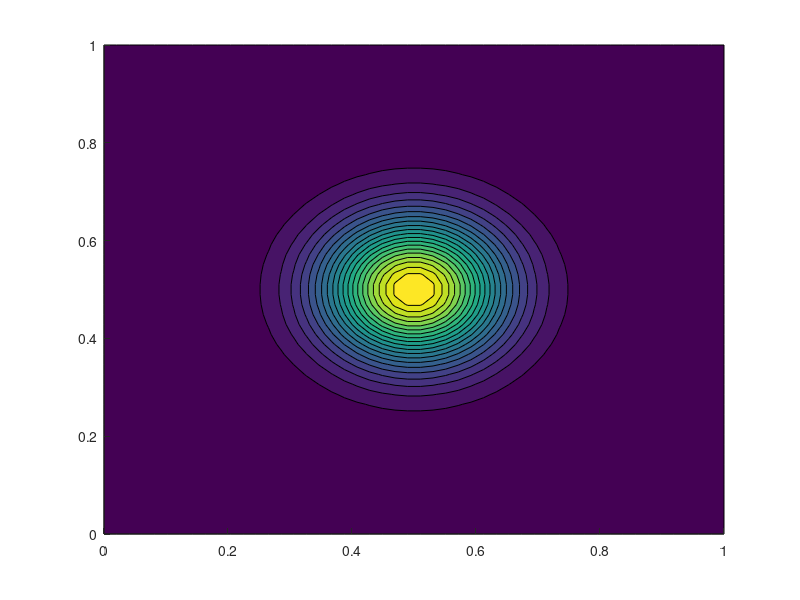

Source code (MATLAB): (Note: this script raises an error after producing the figure.)
clc; clear; close all;
% Parameters
Lx = 1;         % Length of the domain in the x-direction
Ly = 1;         % Length of the domain in the y-direction
Nx = 50;        % Number of grid points in the x-direction
Ny = 50;        % Number of grid points in the y-direction
T = 1;        % Total simulation time
alpha = 0.01;   % Thermal diffusivity
dx = Lx / (Nx - 1);
dy = Ly / (Ny - 1);
dt = 0.001;      % Time step size

% Create grid
x = linspace(0, Lx, Nx);
y = linspace(0, Ly, Ny);
[X, Y] = meshgrid(x, y);

% Initialize temperature field
u = zeros(Nx, Ny);
u_new = u;

% Set initial condition (e.g., a Gaussian distribution)
u(:, :) = exp(-((X - Lx/2).^2 + (Y - Ly/2).^2) / (2*0.1^2));

% Define a source term function (e.g., a Gaussian source)
source_amplitude = 0.01;
source_center_x = Lx / 2;
source_center_y = Ly / 2;
source_width = 0.05;
source = @(x, y, t) source_amplitude * exp(-((x - source_center_x).^2 + (y - source_center_y).^2) / (2*source_width^2)) * sin(2*pi*t);

% Time-stepping loop with source term
for t = 0:dt:T
    % Apply boundary conditions (e.g., Dirichlet or Neumann)
    u_new(1, :) = 0;  % Example: Dirichlet boundary condition on left
    u_new(end, :) = 0;  % Example: Dirichlet boundary condition on right
    u_new(:, 1) = 0;  % Example: Dirichlet boundary condition on bottom
    u_new(:, end) = 0;  % Example: Dirichlet boundary condition on top
    
    % Update interior points using the FTCS method with the source term
    for i = 2:Nx-1
        for j = 2:Ny-1
            % FTCS scheme for 2D heat equation with source term
            u_new(i, j) = u(i, j) + alpha * dt * ((u(i+1, j) - 2*u(i, j) + u(i-1, j)) / dx^2 + ...
                (u(i, j+1) - 2*u(i, j) + u(i, j-1)) / dy^2) + dt * source(x(i), y(j), t);
        end
    end
    
    % Swap u and u_new for the next time step
    u = u_new;
    
    % Visualization (optional)
    if mod(t, 0.01) == 0  % Plot every 0.01 seconds
        contourf(X, Y, u, 20, 'EdgeColor', 'none');
        colorbar;
        axis square;
        title(['Time: ' num2str(t)]);
        xlabel('X');
        ylabel('Y');
        drawnow;
    end
end

% Final temperature distribution
contourf(X, Y, u, 20, 'EdgeColor', 'none');
colorbar;
axis square;
title('Final Temperature Distribution');
xlabel('X');
ylabel('Y');
